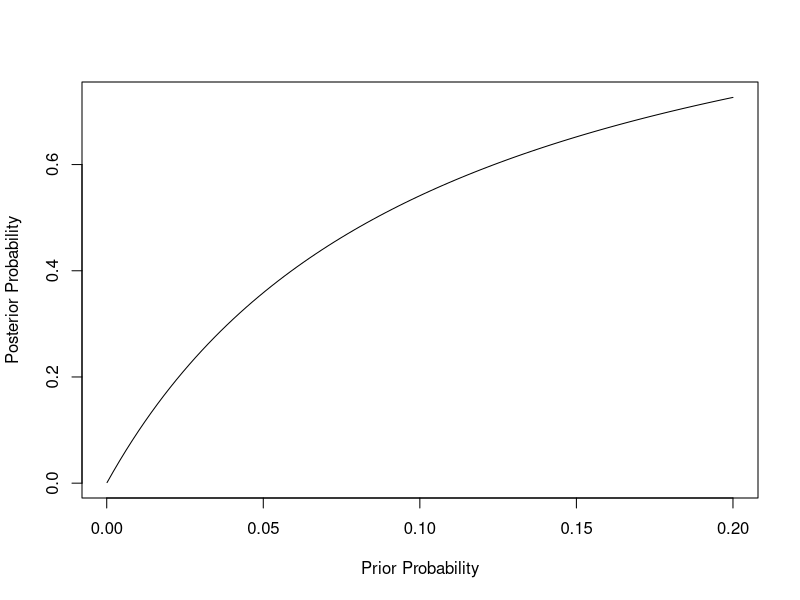
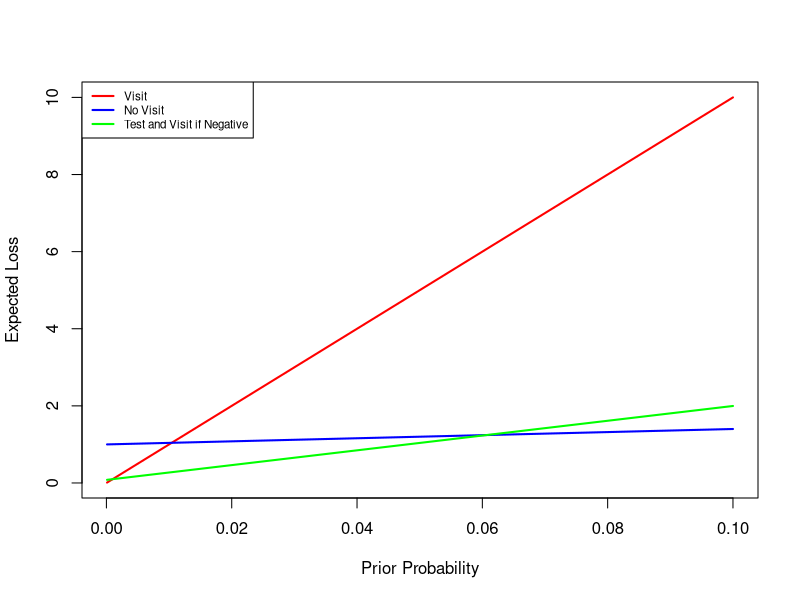
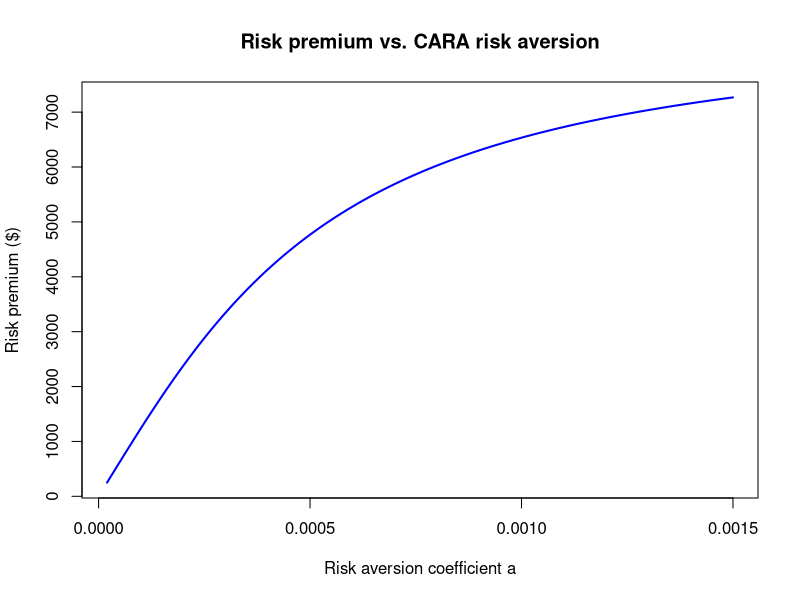
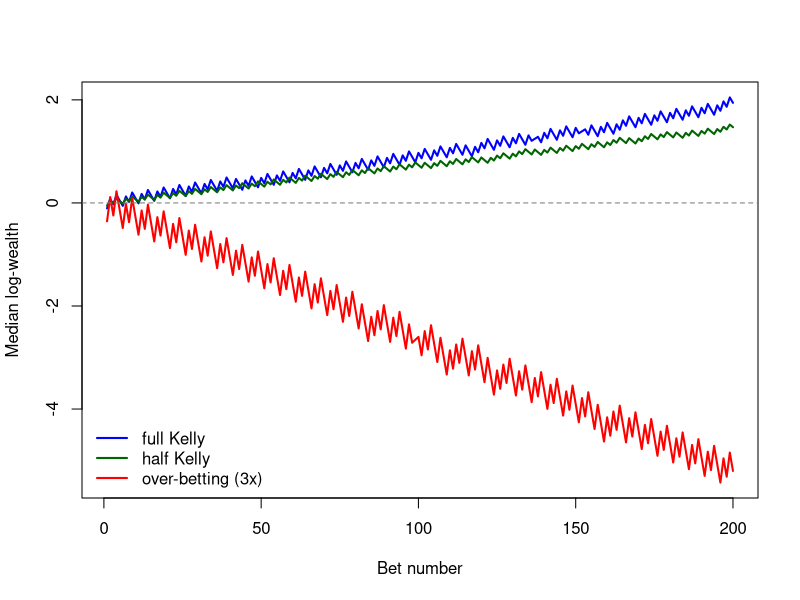

Generate these figures, in order, with R:
## ---- chunk 1
p = seq(0.0001, 0.2, length.out = 100)
posterior = 0.85*p/(0.85*p + 0.08*(1-p))
plot(p, posterior, type = "l", xlab = "Prior Probability", ylab = "Posterior Probability")
## ---- chunk 2
p = seq(0.0001, 0.1, length.out = 100)
ELV = 100*p
ELN = 5*p + (1-p)
ELT = 0.08 + 19.17*p
plot(p, ELV, type = "l", xlab = "Prior Probability", ylab = "Expected Loss", col = "red", lwd = 2)
lines(p, ELN, col = "blue", lwd = 2)
lines(p, ELT, col = "green", lwd = 2)
legend("topleft", legend = c("Visit", "No Visit", "Test and Visit if Negative"), col = c("red", "blue", "green"), lwd = 2, cex = 0.7)
## ---- chunk 3
x <- c(100, 200, 300, 400, 500)
p <- c(0.1, 0.2, 0.3, 0.2, 0.2)
w <- 40 * x - 1500                     # profit Y1, flat $1500 fee (previous exercise)
EW <- sum(p * w)

u  <- function(w, a) (1 - exp(-a * w)) / a
ce <- function(a) -log(1 - a * sum(p * u(w, a))) / a

a0 <- 0.0002
cat(sprintf("E[u(Y1)] at a=%.4f: %.4f\n", a0, sum(p * u(w, a0))))
cat(sprintf("CE = %.1f, Risk premium = %.1f\n", ce(a0), EW - ce(a0)))

a_grid <- seq(0.00002, 0.0015, length.out = 200)
RP <- EW - sapply(a_grid, ce)

plot(a_grid, RP, type = "l", lwd = 2, col = "blue",
     xlab = "Risk aversion coefficient a", ylab = "Risk premium ($)",
     main = "Risk premium vs. CARA risk aversion")
abline(h = EW - min(w), lty = 2, col = "gray40")
## ---- chunk 4
#| echo: true
p <- 0.4; b <- 2; q <- 1 - p
f_star <- p - q / b                                   # analytical Kelly fraction
G <- function(f) p * log(1 + b * f) + q * log(1 - f)  # expected log-growth rate

f_grid <- seq(0.0001, 0.7, length.out = 20000)
f_hat <- f_grid[which.max(G(f_grid))]                  # numerical check
cat(sprintf("f* (formula) = %.4f   f* (grid search) = %.4f\n", f_star, f_hat))

fractions <- c(full = f_star, half = f_star / 2, over = 3 * f_star)
round(sapply(fractions, G), 6)
## ---- chunk 5
#| echo: true
set.seed(2024)
simulate_kelly <- function(f, Tn = 200, N = 5000, W0 = 1, ruin_level = 0.01) {
  wins <- matrix(runif(N * Tn) < p, nrow = N, ncol = Tn)
  mult <- ifelse(wins, 1 + b * f, 1 - f)
  logW <- t(apply(log(mult), 1, cumsum))
  W    <- W0 * exp(logW)
  term <- W[, Tn]
  minW <- apply(W, 1, min)
  c(median_logWT = median(log(term)), median_WT = median(term),
    ruin_freq = mean(minW < ruin_level))
}
round(sapply(fractions, simulate_kelly), 4)
## ---- chunk 6
#| echo: true
#| fig-cap: "Median log-wealth path for full-Kelly, half-Kelly, and 3x-Kelly (over-betting), N = 2,000 paths, T = 200 bets."
set.seed(2024)
track_median_path <- function(f, Tn = 200, N = 2000) {
  wins <- matrix(runif(N * Tn) < p, nrow = N, ncol = Tn)
  mult <- ifelse(wins, 1 + b * f, 1 - f)
  logW <- t(apply(log(mult), 1, cumsum))
  apply(logW, 2, median)
}
paths <- sapply(fractions, track_median_path)
matplot(1:200, paths, type = "l", lty = 1, lwd = 2, col = c("blue", "darkgreen", "red"),
        xlab = "Bet number", ylab = "Median log-wealth")
legend("bottomleft", legend = c("full Kelly", "half Kelly", "over-betting (3x)"),
       col = c("blue", "darkgreen", "red"), lwd = 2, bty = "n")
abline(h = 0, lty = 2, col = "gray50")
## ---- chunk 7
#| echo: true
p_oil <- 0.3; p_dry <- 1 - p_oil
payoff_drill_oil <- 40; payoff_drill_dry <- -10; payoff_nodrill <- 0

EMV_drill <- p_oil * payoff_drill_oil + p_dry * payoff_drill_dry
EMV_prior <- max(EMV_drill, payoff_nodrill)

best_if_oil <- max(payoff_drill_oil, payoff_nodrill)
best_if_dry <- max(payoff_drill_dry, payoff_nodrill)
EV_perfect  <- p_oil * best_if_oil + p_dry * best_if_dry
EVPI        <- EV_perfect - EMV_prior

cat(sprintf("EMV(Drill) = %.2f, EMV(No Drill) = %.2f, EMV_prior = %.2f\n",
            EMV_drill, payoff_nodrill, EMV_prior))
cat(sprintf("EV(perfect information) = %.2f, EVPI = %.2f\n", EV_perfect, EVPI))
## ---- chunk 8
#| echo: true
sens <- 0.80; spec <- 0.75

p_pos <- sens * p_oil + (1 - spec) * p_dry
p_neg <- 1 - p_pos

post_oil_pos <- sens * p_oil / p_pos
post_oil_neg <- (1 - sens) * p_oil / p_neg

EV_drill_pos <- post_oil_pos * payoff_drill_oil + (1 - post_oil_pos) * payoff_drill_dry
EV_drill_neg <- post_oil_neg * payoff_drill_oil + (1 - post_oil_neg) * payoff_drill_dry
value_pos <- max(EV_drill_pos, payoff_nodrill)
value_neg <- max(EV_drill_neg, payoff_nodrill)

EV_sample <- p_pos * value_pos + p_neg * value_neg
EVSI      <- EV_sample - EMV_prior

cat(sprintf("P(+) = %.4f, P(-) = %.4f\n", p_pos, p_neg))
cat(sprintf("P(Oil | +) = %.4f, P(Oil | -) = %.4f\n", post_oil_pos, post_oil_neg))
cat(sprintf("E[Drill | +] = %.4f (act: %s), E[Drill | -] = %.4f (act: %s)\n",
            EV_drill_pos, ifelse(EV_drill_pos > 0, "Drill", "No Drill"),
            EV_drill_neg, ifelse(EV_drill_neg > 0, "Drill", "No Drill")))
cat(sprintf("EV(sample information) = %.4f, EVSI = %.4f\n", EV_sample, EVSI))

test_cost <- 2
cat(sprintf("Net value of survey = EVSI - cost = %.4f -> %s\n",
            EVSI - test_cost, ifelse(EVSI > test_cost, "purchase it", "skip it")))
## ---- chunk 9
#| echo: true
set.seed(42)
cat(sprintf("Check: 0 <= EVSI (%.2f) <= EVPI (%.2f): %s\n",
            EVSI, EVPI, (EVSI >= 0) && (EVSI <= EVPI)))

N <- 2e6
state_oil  <- rbinom(N, 1, p_oil)
test_pos   <- ifelse(state_oil == 1, rbinom(N, 1, sens), rbinom(N, 1, 1 - spec))
drill      <- test_pos == 1
payoff_sim <- ifelse(drill, ifelse(state_oil == 1, payoff_drill_oil, payoff_drill_dry), payoff_nodrill)

cat(sprintf("Monte Carlo EV under test-contingent policy (N = %.0e): %.4f (analytic: %.4f)\n",
            N, mean(payoff_sim), EV_sample))
